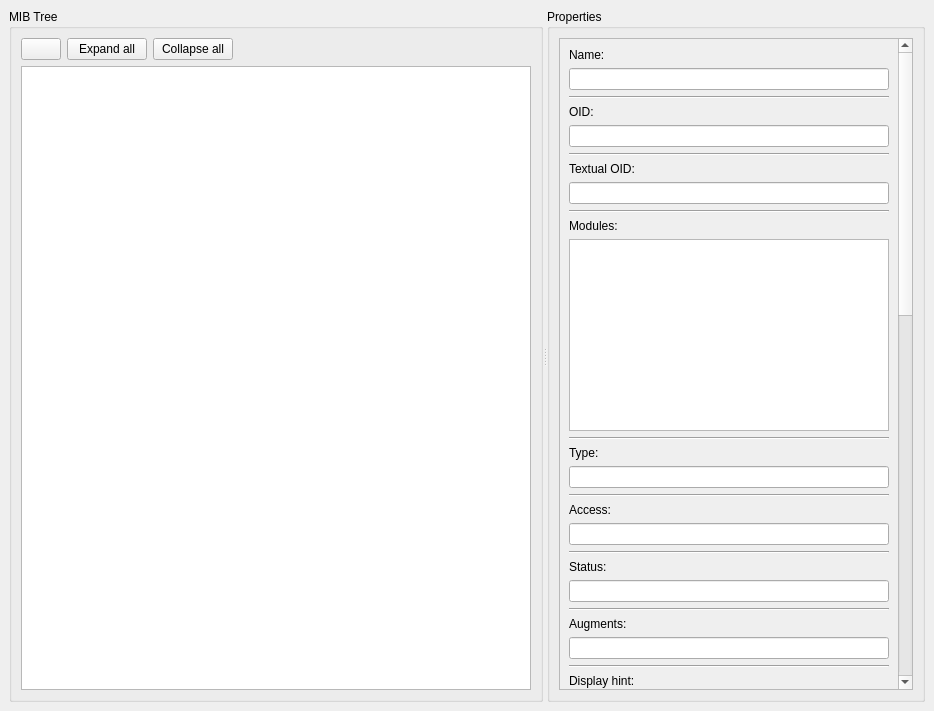
<?xml version="1.0" encoding="UTF-8"?>
<ui version="4.0">
 <class>MainMIBWindow</class>
 <widget class="QMainWindow" name="MainMIBWindow">
  <property name="geometry">
   <rect>
    <x>0</x>
    <y>0</y>
    <width>934</width>
    <height>711</height>
   </rect>
  </property>
  <property name="sizePolicy">
   <sizepolicy hsizetype="Fixed" vsizetype="Fixed">
    <horstretch>0</horstretch>
    <verstretch>0</verstretch>
   </sizepolicy>
  </property>
  <property name="minimumSize">
   <size>
    <width>850</width>
    <height>600</height>
   </size>
  </property>
  <property name="windowTitle">
   <string>MIB viewer</string>
  </property>
  <property name="windowIcon">
   <iconset resource="../resource/res.qrc">
    <normaloff>:/icons/img/viewer.png</normaloff>:/icons/img/viewer.png</iconset>
  </property>
  <widget class="QWidget" name="centralwidget">
   <layout class="QGridLayout" name="gridLayout_3">
    <item row="0" column="0">
     <widget class="QSplitter" name="splitter">
      <property name="orientation">
       <enum>Qt::Horizontal</enum>
      </property>
      <widget class="QGroupBox" name="groupBox">
       <property name="sizePolicy">
        <sizepolicy hsizetype="Fixed" vsizetype="Preferred">
         <horstretch>0</horstretch>
         <verstretch>0</verstretch>
        </sizepolicy>
       </property>
       <property name="title">
        <string>MIB Tree</string>
       </property>
       <property name="flat">
        <bool>false</bool>
       </property>
       <property name="checkable">
        <bool>false</bool>
       </property>
       <layout class="QGridLayout" name="gridLayout">
        <item row="1" column="0" colspan="4">
         <widget class="QTreeView" name="treeView">
          <property name="minimumSize">
           <size>
            <width>400</width>
            <height>0</height>
           </size>
          </property>
          <property name="headerHidden">
           <bool>true</bool>
          </property>
         </widget>
        </item>
        <item row="0" column="1">
         <widget class="QPushButton" name="expandButton">
          <property name="text">
           <string>Expand all</string>
          </property>
         </widget>
        </item>
        <item row="0" column="3">
         <spacer name="horizontalSpacer">
          <property name="orientation">
           <enum>Qt::Horizontal</enum>
          </property>
          <property name="sizeHint" stdset="0">
           <size>
            <width>40</width>
            <height>20</height>
           </size>
          </property>
         </spacer>
        </item>
        <item row="0" column="0">
         <widget class="QPushButton" name="MIBButton">
          <property name="text">
           <string/>
          </property>
          <property name="icon">
           <iconset resource="../resource/res.qrc">
            <normaloff>:/icons/img/mib-list.png</normaloff>:/icons/img/mib-list.png</iconset>
          </property>
         </widget>
        </item>
        <item row="0" column="2">
         <widget class="QPushButton" name="collapseButton">
          <property name="text">
           <string>Collapse all</string>
          </property>
         </widget>
        </item>
       </layout>
      </widget>
      <widget class="QGroupBox" name="propertiesBox">
       <property name="sizePolicy">
        <sizepolicy hsizetype="Fixed" vsizetype="Preferred">
         <horstretch>0</horstretch>
         <verstretch>0</verstretch>
        </sizepolicy>
       </property>
       <property name="title">
        <string>Properties</string>
       </property>
       <layout class="QVBoxLayout" name="verticalLayout_7">
        <item>
         <widget class="QScrollArea" name="propertiesScrollArea">
          <property name="sizePolicy">
           <sizepolicy hsizetype="Expanding" vsizetype="Expanding">
            <horstretch>0</horstretch>
            <verstretch>0</verstretch>
           </sizepolicy>
          </property>
          <property name="frameShadow">
           <enum>QFrame::Plain</enum>
          </property>
          <property name="widgetResizable">
           <bool>true</bool>
          </property>
          <widget class="QWidget" name="propertiesScrollAreaWidget">
           <property name="geometry">
            <rect>
             <x>0</x>
             <y>0</y>
             <width>331</width>
             <height>1644</height>
            </rect>
           </property>
           <property name="sizePolicy">
            <sizepolicy hsizetype="Expanding" vsizetype="Expanding">
             <horstretch>0</horstretch>
             <verstretch>0</verstretch>
            </sizepolicy>
           </property>
           <layout class="QVBoxLayout" name="verticalLayout">
            <property name="sizeConstraint">
             <enum>QLayout::SetDefaultConstraint</enum>
            </property>
            <item>
             <widget class="QWidget" name="nodeLabelWidget" native="true">
              <property name="sizePolicy">
               <sizepolicy hsizetype="Expanding" vsizetype="Minimum">
                <horstretch>0</horstretch>
                <verstretch>0</verstretch>
               </sizepolicy>
              </property>
              <layout class="QVBoxLayout" name="nodeLabelVLayout">
               <property name="leftMargin">
                <number>0</number>
               </property>
               <property name="topMargin">
                <number>0</number>
               </property>
               <property name="rightMargin">
                <number>0</number>
               </property>
               <property name="bottomMargin">
                <number>0</number>
               </property>
               <item>
                <widget class="QLabel" name="nodeLabel">
                 <property name="sizePolicy">
                  <sizepolicy hsizetype="Expanding" vsizetype="Fixed">
                   <horstretch>0</horstretch>
                   <verstretch>0</verstretch>
                  </sizepolicy>
                 </property>
                 <property name="text">
                  <string>Name:</string>
                 </property>
                </widget>
               </item>
               <item>
                <widget class="QLineEdit" name="nodeLabelLine">
                 <property name="sizePolicy">
                  <sizepolicy hsizetype="Expanding" vsizetype="Fixed">
                   <horstretch>0</horstretch>
                   <verstretch>0</verstretch>
                  </sizepolicy>
                 </property>
                 <property name="readOnly">
                  <bool>true</bool>
                 </property>
                </widget>
               </item>
              </layout>
             </widget>
            </item>
            <item>
             <widget class="QWidget" name="OIDWidget" native="true">
              <property name="sizePolicy">
               <sizepolicy hsizetype="Expanding" vsizetype="Minimum">
                <horstretch>0</horstretch>
                <verstretch>0</verstretch>
               </sizepolicy>
              </property>
              <layout class="QVBoxLayout" name="oidVLayout">
               <property name="leftMargin">
                <number>0</number>
               </property>
               <property name="topMargin">
                <number>0</number>
               </property>
               <property name="rightMargin">
                <number>0</number>
               </property>
               <property name="bottomMargin">
                <number>0</number>
               </property>
               <item>
                <widget class="Line" name="line_3">
                 <property name="sizePolicy">
                  <sizepolicy hsizetype="Expanding" vsizetype="Fixed">
                   <horstretch>0</horstretch>
                   <verstretch>0</verstretch>
                  </sizepolicy>
                 </property>
                 <property name="orientation">
                  <enum>Qt::Horizontal</enum>
                 </property>
                </widget>
               </item>
               <item>
                <widget class="QLabel" name="OIDLabel">
                 <property name="sizePolicy">
                  <sizepolicy hsizetype="Expanding" vsizetype="Fixed">
                   <horstretch>0</horstretch>
                   <verstretch>0</verstretch>
                  </sizepolicy>
                 </property>
                 <property name="text">
                  <string>OID:</string>
                 </property>
                </widget>
               </item>
               <item>
                <widget class="QLineEdit" name="OIDLine">
                 <property name="sizePolicy">
                  <sizepolicy hsizetype="Expanding" vsizetype="Fixed">
                   <horstretch>0</horstretch>
                   <verstretch>0</verstretch>
                  </sizepolicy>
                 </property>
                 <property name="readOnly">
                  <bool>true</bool>
                 </property>
                </widget>
               </item>
              </layout>
             </widget>
            </item>
            <item>
             <widget class="QWidget" name="labelOIDWidget" native="true">
              <property name="sizePolicy">
               <sizepolicy hsizetype="Expanding" vsizetype="Minimum">
                <horstretch>0</horstretch>
                <verstretch>0</verstretch>
               </sizepolicy>
              </property>
              <layout class="QVBoxLayout" name="labelOIDVLayout">
               <property name="leftMargin">
                <number>0</number>
               </property>
               <property name="topMargin">
                <number>0</number>
               </property>
               <property name="rightMargin">
                <number>0</number>
               </property>
               <property name="bottomMargin">
                <number>0</number>
               </property>
               <item>
                <widget class="Line" name="line_12">
                 <property name="sizePolicy">
                  <sizepolicy hsizetype="Expanding" vsizetype="Fixed">
                   <horstretch>0</horstretch>
                   <verstretch>0</verstretch>
                  </sizepolicy>
                 </property>
                 <property name="orientation">
                  <enum>Qt::Horizontal</enum>
                 </property>
                </widget>
               </item>
               <item>
                <widget class="QLabel" name="labelOIDLabel">
                 <property name="sizePolicy">
                  <sizepolicy hsizetype="Expanding" vsizetype="Fixed">
                   <horstretch>0</horstretch>
                   <verstretch>0</verstretch>
                  </sizepolicy>
                 </property>
                 <property name="text">
                  <string>Textual OID:</string>
                 </property>
                </widget>
               </item>
               <item>
                <widget class="QLineEdit" name="labelOIDLine">
                 <property name="sizePolicy">
                  <sizepolicy hsizetype="Expanding" vsizetype="Fixed">
                   <horstretch>0</horstretch>
                   <verstretch>0</verstretch>
                  </sizepolicy>
                 </property>
                 <property name="readOnly">
                  <bool>true</bool>
                 </property>
                </widget>
               </item>
              </layout>
             </widget>
            </item>
            <item>
             <widget class="QWidget" name="modulesWidget" native="true">
              <property name="sizePolicy">
               <sizepolicy hsizetype="Expanding" vsizetype="Minimum">
                <horstretch>0</horstretch>
                <verstretch>0</verstretch>
               </sizepolicy>
              </property>
              <layout class="QVBoxLayout" name="modulesVLayout">
               <property name="sizeConstraint">
                <enum>QLayout::SetMaximumSize</enum>
               </property>
               <property name="leftMargin">
                <number>0</number>
               </property>
               <property name="topMargin">
                <number>0</number>
               </property>
               <property name="rightMargin">
                <number>0</number>
               </property>
               <property name="bottomMargin">
                <number>0</number>
               </property>
               <item>
                <widget class="Line" name="line_11">
                 <property name="sizePolicy">
                  <sizepolicy hsizetype="Expanding" vsizetype="Fixed">
                   <horstretch>0</horstretch>
                   <verstretch>0</verstretch>
                  </sizepolicy>
                 </property>
                 <property name="orientation">
                  <enum>Qt::Horizontal</enum>
                 </property>
                </widget>
               </item>
               <item>
                <widget class="QLabel" name="modulesLabel">
                 <property name="sizePolicy">
                  <sizepolicy hsizetype="Expanding" vsizetype="Fixed">
                   <horstretch>0</horstretch>
                   <verstretch>0</verstretch>
                  </sizepolicy>
                 </property>
                 <property name="text">
                  <string>Modules:</string>
                 </property>
                </widget>
               </item>
               <item>
                <widget class="QTextEdit" name="modulesText">
                 <property name="sizePolicy">
                  <sizepolicy hsizetype="Expanding" vsizetype="Expanding">
                   <horstretch>0</horstretch>
                   <verstretch>0</verstretch>
                  </sizepolicy>
                 </property>
                 <property name="maximumSize">
                  <size>
                   <width>16777215</width>
                   <height>16777215</height>
                  </size>
                 </property>
                 <property name="sizeAdjustPolicy">
                  <enum>QAbstractScrollArea::AdjustIgnored</enum>
                 </property>
                 <property name="undoRedoEnabled">
                  <bool>false</bool>
                 </property>
                 <property name="lineWrapMode">
                  <enum>QTextEdit::WidgetWidth</enum>
                 </property>
                 <property name="readOnly">
                  <bool>true</bool>
                 </property>
                 <property name="acceptRichText">
                  <bool>false</bool>
                 </property>
                </widget>
               </item>
              </layout>
             </widget>
            </item>
            <item>
             <widget class="QWidget" name="typeWidget" native="true">
              <property name="sizePolicy">
               <sizepolicy hsizetype="Expanding" vsizetype="Minimum">
                <horstretch>0</horstretch>
                <verstretch>0</verstretch>
               </sizepolicy>
              </property>
              <layout class="QVBoxLayout" name="typeVLayout">
               <property name="leftMargin">
                <number>0</number>
               </property>
               <property name="topMargin">
                <number>0</number>
               </property>
               <property name="rightMargin">
                <number>0</number>
               </property>
               <property name="bottomMargin">
                <number>0</number>
               </property>
               <item>
                <widget class="Line" name="line_4">
                 <property name="sizePolicy">
                  <sizepolicy hsizetype="Expanding" vsizetype="Fixed">
                   <horstretch>0</horstretch>
                   <verstretch>0</verstretch>
                  </sizepolicy>
                 </property>
                 <property name="orientation">
                  <enum>Qt::Horizontal</enum>
                 </property>
                </widget>
               </item>
               <item>
                <widget class="QLabel" name="typeLabel">
                 <property name="sizePolicy">
                  <sizepolicy hsizetype="Expanding" vsizetype="Fixed">
                   <horstretch>0</horstretch>
                   <verstretch>0</verstretch>
                  </sizepolicy>
                 </property>
                 <property name="text">
                  <string>Type:</string>
                 </property>
                </widget>
               </item>
               <item>
                <widget class="QLineEdit" name="typeLine">
                 <property name="sizePolicy">
                  <sizepolicy hsizetype="Expanding" vsizetype="Fixed">
                   <horstretch>0</horstretch>
                   <verstretch>0</verstretch>
                  </sizepolicy>
                 </property>
                 <property name="readOnly">
                  <bool>true</bool>
                 </property>
                </widget>
               </item>
              </layout>
             </widget>
            </item>
            <item>
             <widget class="QWidget" name="accessWidget" native="true">
              <property name="sizePolicy">
               <sizepolicy hsizetype="Expanding" vsizetype="Minimum">
                <horstretch>0</horstretch>
                <verstretch>0</verstretch>
               </sizepolicy>
              </property>
              <layout class="QVBoxLayout" name="accessVLayout">
               <property name="leftMargin">
                <number>0</number>
               </property>
               <property name="topMargin">
                <number>0</number>
               </property>
               <property name="rightMargin">
                <number>0</number>
               </property>
               <property name="bottomMargin">
                <number>0</number>
               </property>
               <item>
                <widget class="Line" name="line_5">
                 <property name="sizePolicy">
                  <sizepolicy hsizetype="Expanding" vsizetype="Fixed">
                   <horstretch>0</horstretch>
                   <verstretch>0</verstretch>
                  </sizepolicy>
                 </property>
                 <property name="orientation">
                  <enum>Qt::Horizontal</enum>
                 </property>
                </widget>
               </item>
               <item>
                <widget class="QLabel" name="accessLabel">
                 <property name="sizePolicy">
                  <sizepolicy hsizetype="Expanding" vsizetype="Fixed">
                   <horstretch>0</horstretch>
                   <verstretch>0</verstretch>
                  </sizepolicy>
                 </property>
                 <property name="text">
                  <string>Access:</string>
                 </property>
                </widget>
               </item>
               <item>
                <widget class="QLineEdit" name="accessLine">
                 <property name="sizePolicy">
                  <sizepolicy hsizetype="Expanding" vsizetype="Fixed">
                   <horstretch>0</horstretch>
                   <verstretch>0</verstretch>
                  </sizepolicy>
                 </property>
                 <property name="readOnly">
                  <bool>true</bool>
                 </property>
                </widget>
               </item>
              </layout>
             </widget>
            </item>
            <item>
             <widget class="QWidget" name="statusWidget" native="true">
              <property name="sizePolicy">
               <sizepolicy hsizetype="Expanding" vsizetype="Minimum">
                <horstretch>0</horstretch>
                <verstretch>0</verstretch>
               </sizepolicy>
              </property>
              <layout class="QVBoxLayout" name="statusVLayout">
               <property name="leftMargin">
                <number>0</number>
               </property>
               <property name="topMargin">
                <number>0</number>
               </property>
               <property name="rightMargin">
                <number>0</number>
               </property>
               <property name="bottomMargin">
                <number>0</number>
               </property>
               <item>
                <widget class="Line" name="line_6">
                 <property name="sizePolicy">
                  <sizepolicy hsizetype="Expanding" vsizetype="Fixed">
                   <horstretch>0</horstretch>
                   <verstretch>0</verstretch>
                  </sizepolicy>
                 </property>
                 <property name="orientation">
                  <enum>Qt::Horizontal</enum>
                 </property>
                </widget>
               </item>
               <item>
                <widget class="QLabel" name="statusLabel">
                 <property name="sizePolicy">
                  <sizepolicy hsizetype="Expanding" vsizetype="Fixed">
                   <horstretch>0</horstretch>
                   <verstretch>0</verstretch>
                  </sizepolicy>
                 </property>
                 <property name="text">
                  <string>Status:</string>
                 </property>
                </widget>
               </item>
               <item>
                <widget class="QLineEdit" name="statusLine">
                 <property name="sizePolicy">
                  <sizepolicy hsizetype="Expanding" vsizetype="Fixed">
                   <horstretch>0</horstretch>
                   <verstretch>0</verstretch>
                  </sizepolicy>
                 </property>
                 <property name="readOnly">
                  <bool>true</bool>
                 </property>
                </widget>
               </item>
              </layout>
             </widget>
            </item>
            <item>
             <widget class="QWidget" name="augmentsWidget" native="true">
              <property name="sizePolicy">
               <sizepolicy hsizetype="Expanding" vsizetype="Minimum">
                <horstretch>0</horstretch>
                <verstretch>0</verstretch>
               </sizepolicy>
              </property>
              <layout class="QVBoxLayout" name="augmentsVLayout">
               <property name="leftMargin">
                <number>0</number>
               </property>
               <property name="topMargin">
                <number>0</number>
               </property>
               <property name="rightMargin">
                <number>0</number>
               </property>
               <property name="bottomMargin">
                <number>0</number>
               </property>
               <item>
                <widget class="Line" name="line_7">
                 <property name="sizePolicy">
                  <sizepolicy hsizetype="Expanding" vsizetype="Fixed">
                   <horstretch>0</horstretch>
                   <verstretch>0</verstretch>
                  </sizepolicy>
                 </property>
                 <property name="orientation">
                  <enum>Qt::Horizontal</enum>
                 </property>
                </widget>
               </item>
               <item>
                <widget class="QLabel" name="augmentsLabel">
                 <property name="sizePolicy">
                  <sizepolicy hsizetype="Expanding" vsizetype="Fixed">
                   <horstretch>0</horstretch>
                   <verstretch>0</verstretch>
                  </sizepolicy>
                 </property>
                 <property name="text">
                  <string>Augments:</string>
                 </property>
                </widget>
               </item>
               <item>
                <widget class="QLineEdit" name="augmentsLine">
                 <property name="sizePolicy">
                  <sizepolicy hsizetype="Expanding" vsizetype="Fixed">
                   <horstretch>0</horstretch>
                   <verstretch>0</verstretch>
                  </sizepolicy>
                 </property>
                 <property name="readOnly">
                  <bool>true</bool>
                 </property>
                </widget>
               </item>
              </layout>
             </widget>
            </item>
            <item>
             <widget class="QWidget" name="displayHintWidget" native="true">
              <property name="sizePolicy">
               <sizepolicy hsizetype="Expanding" vsizetype="Minimum">
                <horstretch>0</horstretch>
                <verstretch>0</verstretch>
               </sizepolicy>
              </property>
              <layout class="QVBoxLayout" name="verticalLayout_5">
               <property name="leftMargin">
                <number>0</number>
               </property>
               <property name="topMargin">
                <number>0</number>
               </property>
               <property name="rightMargin">
                <number>0</number>
               </property>
               <property name="bottomMargin">
                <number>0</number>
               </property>
               <item>
                <widget class="Line" name="line_16">
                 <property name="orientation">
                  <enum>Qt::Horizontal</enum>
                 </property>
                </widget>
               </item>
               <item>
                <widget class="QLabel" name="displayHintLabel">
                 <property name="text">
                  <string>Display hint:</string>
                 </property>
                </widget>
               </item>
               <item>
                <widget class="QLineEdit" name="displayHintLine">
                 <property name="readOnly">
                  <bool>true</bool>
                 </property>
                </widget>
               </item>
              </layout>
             </widget>
            </item>
            <item>
             <widget class="QWidget" name="referenceWidget" native="true">
              <property name="sizePolicy">
               <sizepolicy hsizetype="Expanding" vsizetype="Minimum">
                <horstretch>0</horstretch>
                <verstretch>0</verstretch>
               </sizepolicy>
              </property>
              <layout class="QVBoxLayout" name="referenceVLayout">
               <property name="leftMargin">
                <number>0</number>
               </property>
               <property name="topMargin">
                <number>0</number>
               </property>
               <property name="rightMargin">
                <number>0</number>
               </property>
               <property name="bottomMargin">
                <number>0</number>
               </property>
               <item>
                <widget class="Line" name="line_8">
                 <property name="sizePolicy">
                  <sizepolicy hsizetype="Expanding" vsizetype="Fixed">
                   <horstretch>0</horstretch>
                   <verstretch>0</verstretch>
                  </sizepolicy>
                 </property>
                 <property name="orientation">
                  <enum>Qt::Horizontal</enum>
                 </property>
                </widget>
               </item>
               <item>
                <widget class="QLabel" name="referenceLabel">
                 <property name="sizePolicy">
                  <sizepolicy hsizetype="Expanding" vsizetype="Fixed">
                   <horstretch>0</horstretch>
                   <verstretch>0</verstretch>
                  </sizepolicy>
                 </property>
                 <property name="text">
                  <string>Reference:</string>
                 </property>
                </widget>
               </item>
               <item>
                <widget class="QLineEdit" name="referenceLine">
                 <property name="sizePolicy">
                  <sizepolicy hsizetype="Expanding" vsizetype="Fixed">
                   <horstretch>0</horstretch>
                   <verstretch>0</verstretch>
                  </sizepolicy>
                 </property>
                 <property name="readOnly">
                  <bool>true</bool>
                 </property>
                </widget>
               </item>
              </layout>
             </widget>
            </item>
            <item>
             <widget class="QWidget" name="defValueWidget" native="true">
              <property name="sizePolicy">
               <sizepolicy hsizetype="Expanding" vsizetype="Minimum">
                <horstretch>0</horstretch>
                <verstretch>0</verstretch>
               </sizepolicy>
              </property>
              <layout class="QVBoxLayout" name="defValueVLayout">
               <property name="leftMargin">
                <number>0</number>
               </property>
               <property name="topMargin">
                <number>0</number>
               </property>
               <property name="rightMargin">
                <number>0</number>
               </property>
               <property name="bottomMargin">
                <number>0</number>
               </property>
               <item>
                <widget class="Line" name="line_9">
                 <property name="sizePolicy">
                  <sizepolicy hsizetype="Expanding" vsizetype="Fixed">
                   <horstretch>0</horstretch>
                   <verstretch>0</verstretch>
                  </sizepolicy>
                 </property>
                 <property name="orientation">
                  <enum>Qt::Horizontal</enum>
                 </property>
                </widget>
               </item>
               <item>
                <widget class="QLabel" name="defValueLabel">
                 <property name="sizePolicy">
                  <sizepolicy hsizetype="Expanding" vsizetype="Preferred">
                   <horstretch>0</horstretch>
                   <verstretch>0</verstretch>
                  </sizepolicy>
                 </property>
                 <property name="text">
                  <string>Default value:</string>
                 </property>
                </widget>
               </item>
               <item>
                <widget class="QLineEdit" name="defValueLine">
                 <property name="sizePolicy">
                  <sizepolicy hsizetype="Expanding" vsizetype="Fixed">
                   <horstretch>0</horstretch>
                   <verstretch>0</verstretch>
                  </sizepolicy>
                 </property>
                 <property name="readOnly">
                  <bool>true</bool>
                 </property>
                </widget>
               </item>
              </layout>
             </widget>
            </item>
            <item>
             <widget class="QWidget" name="enumsWidget" native="true">
              <property name="sizePolicy">
               <sizepolicy hsizetype="Preferred" vsizetype="Fixed">
                <horstretch>0</horstretch>
                <verstretch>0</verstretch>
               </sizepolicy>
              </property>
              <layout class="QVBoxLayout" name="verticalLayout_2">
               <property name="sizeConstraint">
                <enum>QLayout::SetMaximumSize</enum>
               </property>
               <property name="leftMargin">
                <number>0</number>
               </property>
               <property name="topMargin">
                <number>0</number>
               </property>
               <property name="rightMargin">
                <number>0</number>
               </property>
               <property name="bottomMargin">
                <number>0</number>
               </property>
               <item>
                <widget class="Line" name="line_13">
                 <property name="orientation">
                  <enum>Qt::Horizontal</enum>
                 </property>
                </widget>
               </item>
               <item>
                <widget class="QLabel" name="enumsLabel">
                 <property name="text">
                  <string>Enumerations:</string>
                 </property>
                </widget>
               </item>
               <item>
                <widget class="QTextEdit" name="enumsText">
                 <property name="readOnly">
                  <bool>true</bool>
                 </property>
                </widget>
               </item>
              </layout>
             </widget>
            </item>
            <item>
             <widget class="QWidget" name="rangeWidget" native="true">
              <layout class="QVBoxLayout" name="verticalLayout_3">
               <property name="leftMargin">
                <number>0</number>
               </property>
               <property name="topMargin">
                <number>0</number>
               </property>
               <property name="rightMargin">
                <number>0</number>
               </property>
               <property name="bottomMargin">
                <number>0</number>
               </property>
               <item>
                <widget class="Line" name="line_14">
                 <property name="orientation">
                  <enum>Qt::Horizontal</enum>
                 </property>
                </widget>
               </item>
               <item>
                <widget class="QLabel" name="rangeLabel">
                 <property name="text">
                  <string>Range:</string>
                 </property>
                </widget>
               </item>
               <item>
                <widget class="QLineEdit" name="rangeLine">
                 <property name="readOnly">
                  <bool>true</bool>
                 </property>
                </widget>
               </item>
              </layout>
             </widget>
            </item>
            <item>
             <widget class="QWidget" name="varbindsWidget" native="true">
              <property name="sizePolicy">
               <sizepolicy hsizetype="Preferred" vsizetype="Fixed">
                <horstretch>0</horstretch>
                <verstretch>0</verstretch>
               </sizepolicy>
              </property>
              <layout class="QVBoxLayout" name="verticalLayout_4">
               <property name="sizeConstraint">
                <enum>QLayout::SetMaximumSize</enum>
               </property>
               <property name="leftMargin">
                <number>0</number>
               </property>
               <property name="topMargin">
                <number>0</number>
               </property>
               <property name="rightMargin">
                <number>0</number>
               </property>
               <property name="bottomMargin">
                <number>0</number>
               </property>
               <item>
                <widget class="Line" name="line_15">
                 <property name="orientation">
                  <enum>Qt::Horizontal</enum>
                 </property>
                </widget>
               </item>
               <item>
                <widget class="QLabel" name="varbindsLabel">
                 <property name="text">
                  <string>Var. bindings:</string>
                 </property>
                </widget>
               </item>
               <item>
                <widget class="QTextEdit" name="varbindsText">
                 <property name="readOnly">
                  <bool>true</bool>
                 </property>
                </widget>
               </item>
              </layout>
             </widget>
            </item>
            <item>
             <widget class="QWidget" name="descriptionWidget" native="true">
              <property name="sizePolicy">
               <sizepolicy hsizetype="Expanding" vsizetype="Fixed">
                <horstretch>0</horstretch>
                <verstretch>0</verstretch>
               </sizepolicy>
              </property>
              <layout class="QVBoxLayout" name="descriptionVLayout">
               <property name="sizeConstraint">
                <enum>QLayout::SetMaximumSize</enum>
               </property>
               <property name="leftMargin">
                <number>0</number>
               </property>
               <property name="topMargin">
                <number>0</number>
               </property>
               <property name="rightMargin">
                <number>0</number>
               </property>
               <property name="bottomMargin">
                <number>0</number>
               </property>
               <item>
                <widget class="Line" name="line_10">
                 <property name="sizePolicy">
                  <sizepolicy hsizetype="Expanding" vsizetype="Fixed">
                   <horstretch>0</horstretch>
                   <verstretch>0</verstretch>
                  </sizepolicy>
                 </property>
                 <property name="orientation">
                  <enum>Qt::Horizontal</enum>
                 </property>
                </widget>
               </item>
               <item>
                <widget class="QLabel" name="descriptionLabel">
                 <property name="sizePolicy">
                  <sizepolicy hsizetype="Expanding" vsizetype="Preferred">
                   <horstretch>0</horstretch>
                   <verstretch>0</verstretch>
                  </sizepolicy>
                 </property>
                 <property name="text">
                  <string>Description:</string>
                 </property>
                </widget>
               </item>
               <item>
                <widget class="QTextEdit" name="descriptionText">
                 <property name="sizePolicy">
                  <sizepolicy hsizetype="Expanding" vsizetype="Expanding">
                   <horstretch>0</horstretch>
                   <verstretch>0</verstretch>
                  </sizepolicy>
                 </property>
                 <property name="sizeAdjustPolicy">
                  <enum>QAbstractScrollArea::AdjustIgnored</enum>
                 </property>
                 <property name="readOnly">
                  <bool>true</bool>
                 </property>
                </widget>
               </item>
              </layout>
             </widget>
            </item>
            <item>
             <spacer name="verticalSpacer">
              <property name="orientation">
               <enum>Qt::Vertical</enum>
              </property>
              <property name="sizeType">
               <enum>QSizePolicy::Expanding</enum>
              </property>
              <property name="sizeHint" stdset="0">
               <size>
                <width>20</width>
                <height>40</height>
               </size>
              </property>
             </spacer>
            </item>
           </layout>
          </widget>
         </widget>
        </item>
       </layout>
      </widget>
     </widget>
    </item>
   </layout>
  </widget>
  <action name="actionMIBManagment">
   <property name="text">
    <string>Управление модулями</string>
   </property>
  </action>
 </widget>
 <resources>
  <include location="../resource/res.qrc"/>
 </resources>
 <connections/>
</ui>
